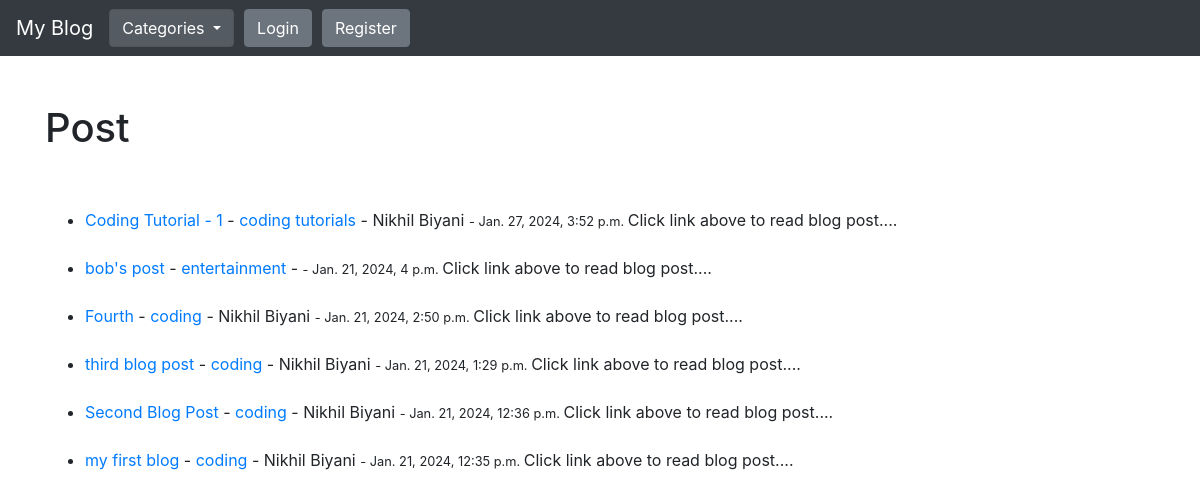
Before: / with the older database file.
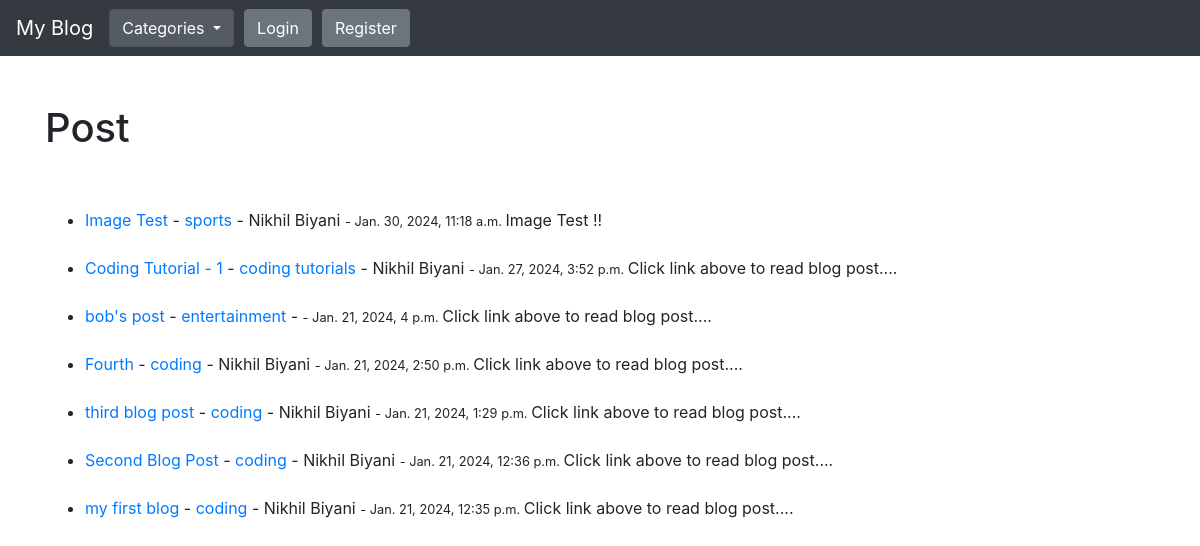
After: the same page with the newer database file.
### theblog/models.py (models this page shows, shortened)
class Post(models.Model):
    title = models.CharField(max_length=255)
    header_image = models.ImageField(null=True, blank=True, upload_to='images/')
    title_tag = models.CharField(max_length=255)
    author = models.ForeignKey(User, on_delete=models.CASCADE)
    body = RichTextField(blank=True, null=True)
    posted_date = models.DateTimeField(auto_now_add=True)
    update_date = models.DateTimeField(auto_now=True)
    category = models.CharField(max_length=255, default="coding")
    snippet = models.CharField(max_length=255)
    likes = models.ManyToManyField(User, related_name='blog_posts')

### theblog/views.py (the view)
# urls.py: path('', HomeView.as_view(), name="home"),
class HomeView(ListView):
    model = Post
    template_name = 'home.html'
    ordering = ['-posted_date']
    def get_context_data(self, *args, **kwargs):
        cat_menu = Category.objects.all()
        context = super(HomeView, self).get_context_data(*args, **kwargs)
        context["cat_menu"] = cat_menu
        return context

### theblog/models.py (called while the page is built)
    def __str__(self):
        return self.name

### theblog/templates/home.html (shortened to what this page needs)
{% extends 'base.html' %}
{% block content %}
    <br/><br/>
    <h1>Post</h1>
    <br/><br/>
    <ul>
        {% for post in object_list %}
            <li>
                <a href="{% url 'article-detail' post.pk %}">{{post.title}}</a>
                - <a href="{% url 'category' post.category|slugify %}">{{post.category}}</a> -
                {{post.author.first_name}} {{post.author.last_name}}
                <small> - {{post.posted_date}} </small>
                {{post.snippet}}
                <br/><br/>
            </li>
        {% endfor %}
    </ul>
{% endblock %}

### theblog/templates/base.html (shortened to what this page needs)
<!doctype html>
<html lang="en">
<head>
    <link rel="stylesheet" href="https://cdn.jsdelivr.net/npm/bootstrap@4.4.1/dist/css/bootstrap.min.css">
</head>
<body>
    <nav class="navbar navbar-expand-lg navbar-dark bg-dark">
        <a class="navbar-brand" href="{% url 'home' %}">My Blog</a>
        <div class="collapse navbar-collapse" id="navbarSupportedContent">
            <ul class="navbar-nav mr-auto">
                {% if cat_menu %}
                    <li>
                        <div class="dropdown show">
                            <a class="btn btn-secondary dropdown-toggle" href="#" role="button" id="dropdownMenuLink" data-toggle="dropdown" aria-haspopup="true" aria-expanded="false">
                                Categories
                            </a>
                        </div>
                    </li>
                {% else %}
                    <li class="nav-item">
                        <a class="nav-link, btn btn-secondary" href="{% url 'category-list' %}" style="margin-left: 10px">Categories</a>
                    </li>
                {% endif %}
                {% if user.is_authenticated %}
                    <li class="nav-item">
                        <a class="nav-link, btn btn-secondary" href="{% url 'add_post' %}" style="margin-left: 10px">Add Post</a>
                    </li>
                    <li class="nav-item">
                        <a class="nav-link, btn btn-secondary" href="{% url 'add_category' %}" style="margin-left: 10px">Add Category</a>
                    </li>
                    <li class="nav-item">
                        <a class="nav-link, btn btn-secondary" href="{% url 'edit_profile' %}" style="margin-left: 10px">Edit Profile</a>
                    </li>
                    <li class="nav-item">
                        <a class="nav-link, btn btn-secondary" href="{% url 'logout' %}" style="margin-left: 10px">Logout</a>
                    </li>
                {% else %}
                    <li class="nav-item">
                        <a class="nav-link, btn btn-secondary" href="{% url 'login' %}" style="margin-left: 10px">Login</a>
                    </li>
                    <li class="nav-item">
                        <a class="nav-link, btn btn-secondary" href="{% url 'register' %}" style="margin-left: 10px">Register</a>
                    </li>
                {% endif %}
            </ul>
        </div>
</nav>
    <div class="container">
        {% block content %}
        {% endblock %}
    </div>
</body>
</html>

Changed rows visible on the page:
added Post: title "Image Test", category "sports", author.first_name "Nikhil", author.last_name "Biyani", posted_date "Jan. 30, 2024, 11:18 a.m.", snippet "Image Test !!"
